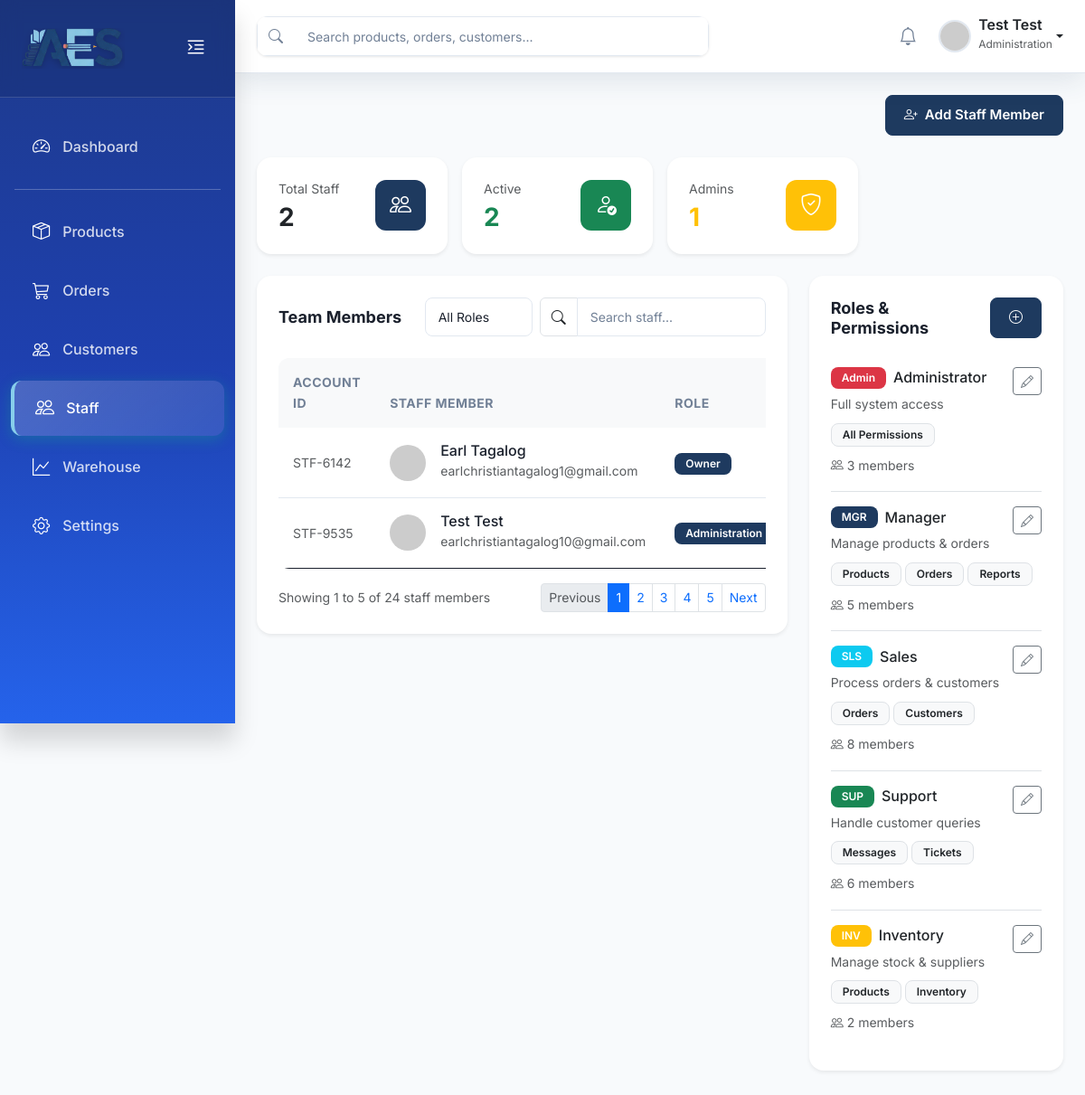
The app's page /admin/staff.php (signed in) with its own data.
### tables this page shows
CREATE TABLE `staff` (
  `id` int(11) NOT NULL,
  `first_name` varchar(50) DEFAULT NULL,
  `last_name` varchar(50) DEFAULT NULL,
  `email` varchar(100) DEFAULT NULL,
  `phone` varchar(20) DEFAULT NULL,
  `department` varchar(50) DEFAULT NULL,
  `status` enum('active','inactive') DEFAULT 'active',
  `staff_id` varchar(20) DEFAULT NULL,
  `password` varchar(255) DEFAULT NULL,
  `created_at` timestamp NOT NULL DEFAULT current_timestamp()
);

### admin/staff.php (the view, shortened to what this page needs)
<?php
include 'includes/header.php';
try {
    $total_stmt = $pdo->query("SELECT COUNT(*) FROM staff");
    $total_staff = $total_stmt->fetchColumn();
    $active_stmt = $pdo->query("SELECT COUNT(*) FROM staff WHERE status = 'active'");
    $active_staff = $active_stmt->fetchColumn();
    $admin_stmt = $pdo->query("SELECT COUNT(*) FROM staff WHERE department = 'Administration'");
    $admin_staff = $admin_stmt->fetchColumn();
    $staff_list_stmt = $pdo->query("SELECT * FROM staff ORDER BY id DESC");
    $staff_members = $staff_list_stmt->fetchAll(PDO::FETCH_ASSOC);
} catch (PDOException $e) {
    die("Database Error: " . $e->getMessage());
}
?>
<div class="container-fluid p-4">
    <div class="d-flex justify-content-end mb-4">
        <button class="btn btn-primary btn-lg" data-bs-toggle="modal" data-bs-target="#addStaffModal">
            <i class="bi bi-person-plus me-2"></i>Add Staff Member
        </button>
    </div>
    <div class="row g-3 mb-4">
        <div class="col-md-3">
            <div class="card border-0 shadow-sm h-100">
                <div class="card-body">
                    <div class="d-flex justify-content-between align-items-center">
                        <div>
                            <p class="text-muted mb-1 small">Total Staff</p>
                            <h3 class="mb-0 fw-bold"><?php echo $total_staff; ?></h3>
                        </div>
                        <div class="stat-icon bg-primary"><i class="bi bi-people text-white"></i></div>
                    </div>
                </div>
            </div>
        </div>
        <div class="col-md-3">
            <div class="card border-0 shadow-sm h-100">
                <div class="card-body">
                    <div class="d-flex justify-content-between align-items-center">
                        <div>
                            <p class="text-muted mb-1 small">Active</p>
                            <h3 class="mb-0 fw-bold text-success"><?php echo $active_staff; ?></h3>
                        </div>
                        <div class="stat-icon bg-success"><i class="bi bi-person-check text-white"></i></div>
                    </div>
                </div>
            </div>
        </div>
        <div class="col-md-3">
            <div class="card border-0 shadow-sm h-100">
                <div class="card-body">
                    <div class="d-flex justify-content-between align-items-center">
                        <div>
                            <p class="text-muted mb-1 small">Admins</p>
                            <h3 class="mb-0 fw-bold text-warning"><?php echo $admin_staff; ?></h3>
                        </div>
                        <div class="stat-icon bg-warning"><i class="bi bi-shield-check text-white"></i></div>
                    </div>
                </div>
            </div>
        </div>
    </div>
    <div class="row g-4">
        <div class="col-lg-8">
            <div class="card border-0 shadow-sm">
                <div class="card-body">
                    <div class="d-flex justify-content-between align-items-center mb-4">
                        <h5 class="card-title mb-0">Team Members</h5>
                        <div class="d-flex gap-2">
                            <select class="form-select form-select-sm" style="width: auto;">
                                <option>All Roles</option>
                            </select>
                            <div class="input-group" style="width: 250px;">
                                <span class="input-group-text bg-transparent">
                                    <i class="bi bi-search"></i>
                                </span>
                                <input type="text" class="form-control form-control-sm" placeholder="Search staff...">
                            </div>
                        </div>
                    </div>
                    <div class="table-responsive">
                        <table class="table table-hover align-middle">
                            <thead class="table-light">
                                <tr>
                                    <th>Account ID</th>
                                    <th>Staff Member</th>
                                    <th>Role</th>
                                </tr>
                            </thead>
                            <tbody>
                                <?php if (empty($staff_members)): ?>
                                    <tr>
                                        <td colspan="5" class="text-center">No staff members found.</td>
                                    </tr>
                                <?php else: ?>
                                    <?php foreach ($staff_members as $row):
                                        $fullname = $row['first_name'] . ' ' . $row['last_name'];
                                    ?>
                                        <tr>
                                            <td><small class="text-muted"><?= htmlspecialchars($row['staff_id']) ?></small></td>
                                            <td>
                                                <div class="d-flex align-items-center">
                                                    <img src="https://ui-avatars.com/api/?name=<?= urlencode($fullname) ?>&background=random&color=fff" class="rounded-circle me-3" width="40" height="40">
                                                    <div>
                                                        <h6 class="mb-0"><?= htmlspecialchars($fullname) ?></h6>
                                                        <small class="text-muted"><?= htmlspecialchars($row['email']) ?></small>
                                                    </div>
                                                </div>
                                            </td>
                                            <td><span class="badge bg-primary"><?= htmlspecialchars($row['department']) ?></span></td>
                                        </tr>
                                    <?php endforeach; ?>
                                <?php endif; ?>
                            </tbody>
                        </table>
                    </div>
                    <div class="d-flex justify-content-between align-items-center mt-3">
                        <small class="text-muted">Showing 1 to 5 of 24 staff members</small>
                        <nav>
                            <ul class="pagination pagination-sm mb-0">
                                <li class="page-item disabled">
                                    <a class="page-link" href="#">Previous</a>
                                </li>
                                <li class="page-item active"><a class="page-link" href="#">1</a></li>
                                <li class="page-item"><a class="page-link" href="#">2</a></li>
                                <li class="page-item"><a class="page-link" href="#">3</a></li>
                                <li class="page-item"><a class="page-link" href="#">4</a></li>
                                <li class="page-item"><a class="page-link" href="#">5</a></li>
                                <li class="page-item">
                                    <a class="page-link" href="#">Next</a>
                                </li>
                            </ul>
                        </nav>
                    </div>
                </div>
            </div>
        </div>
        <div class="col-lg-4">
            <div class="card border-0 shadow-sm mb-4">
                <div class="card-body">
                    <div class="d-flex justify-content-between align-items-center mb-3">
                        <h5 class="card-title mb-0">Roles & Permissions</h5>
                        <button class="btn btn-sm btn-primary" data-bs-toggle="modal" data-bs-target="#addRoleModal">
                            <i class="bi bi-plus-circle"></i>
                        </button>
                    </div>
                    <div class="list-group list-group-flush">
                        <div class="list-group-item px-0 py-3">
                            <div class="d-flex justify-content-between align-items-start mb-2">
                                <div>
                                    <h6 class="mb-1 d-flex align-items-center">
                                        <span class="badge bg-danger me-2">Admin</span>
                                        Administrator
                                    </h6>
                                    <small class="text-muted">Full system access</small>
                                </div>
                                <div class="btn-group btn-group-sm">
                                    <button class="btn btn-outline-secondary" onclick="editRole('admin')">
                                        <i class="bi bi-pencil"></i>
                                    </button>
                                </div>
                            </div>
                            <div class="d-flex gap-1 flex-wrap">
                                <span class="badge bg-light text-dark border">All Permissions</span>
                            </div>
                            <div class="mt-2">
                                <small class="text-muted"><i class="bi bi-people me-1"></i>3 members</small>
                            </div>
                        </div>
                        <div class="list-group-item px-0 py-3">
                            <div class="d-flex justify-content-between align-items-start mb-2">
                                <div>
                                    <h6 class="mb-1 d-flex align-items-center">
                                        <span class="badge bg-primary me-2">MGR</span>
                                        Manager
                                    </h6>
                                    <small class="text-muted">Manage products & orders</small>
                                </div>
                                <div class="btn-group btn-group-sm">
                                    <button class="btn btn-outline-secondary" onclick="editRole('manager')">
                                        <i class="bi bi-pencil"></i>
                                    </button>
                                </div>
                            </div>
                            <div class="d-flex gap-1 flex-wrap">
                                <span class="badge bg-light text-dark border">Products</span>
                                <span class="badge bg-light text-dark border">Orders</span>
                                <span class="badge bg-light text-dark border">Reports</span>
                            </div>
                            <div class="mt-2">
                                <small class="text-muted"><i class="bi bi-people me-1"></i>5 members</small>
                            </div>
                        </div>
                        <div class="list-group-item px-0 py-3">
                            <div class="d-flex justify-content-between align-items-start mb-2">
                                <div>
                                    <h6 class="mb-1 d-flex align-items-center">
                                        <span class="badge bg-info me-2">SLS</span>
                                        Sales
                                    </h6>
                                    <small class="text-muted">Process orders & customers</small>
                                </div>
                                <div class="btn-group btn-group-sm">
                                    <button class="btn btn-outline-secondary" onclick="editRole('sales')">
                                        <i class="bi bi-pencil"></i>
                                    </button>
                                </div>
                            </div>
                            <div class="d-flex gap-1 flex-wrap">
                                <span class="badge bg-light text-dark border">Orders</span>
                                <span class="badge bg-light text-dark border">Customers</span>
                            </div>
                            <div class="mt-2">
                                <small class="text-muted"><i class="bi bi-people me-1"></i>8 members</small>
                            </div>
                        </div>
                        <div class="list-group-item px-0 py-3">
                            <div class="d-flex justify-content-between align-items-start mb-2">
                                <div>
                                    <h6 class="mb-1 d-flex align-items-center">
                                        <span class="badge bg-success me-2">SUP</span>
                                        Support
                                    </h6>
                                    <small class="text-muted">Handle customer queries</small>
                                </div>
                                <div class="btn-group btn-group-sm">
                                    <button class="btn btn-outline-secondary" onclick="editRole('support')">
                                        <i class="bi bi-pencil"></i>
                                    </button>
                                </div>
                            </div>
                            <div class="d-flex gap-1 flex-wrap">
                                <span class="badge bg-light text-dark border">Messages</span>
                                <span class="badge bg-light text-dark border">Tickets</span>
                            </div>
                            <div class="mt-2">
                                <small class="text-muted"><i class="bi bi-people me-1"></i>6 members</small>
                            </div>
                        </div>
                        <div class="list-group-item px-0 py-3 border-0">
                            <div class="d-flex justify-content-between align-items-start mb-2">
                                <div>
                                    <h6 class="mb-1 d-flex align-items-center">
                                        <span class="badge bg-warning me-2">INV</span>
                                        Inventory
                                    </h6>
                                    <small class="text-muted">Manage stock & suppliers</small>
                                </div>
                                <div class="btn-group btn-group-sm">
                                    <button class="btn btn-outline-secondary" onclick="editRole('inventory')">
                                        <i class="bi bi-pencil"></i>
                                    </button>
                                </div>
                            </div>
                            <div class="d-flex gap-1 flex-wrap">
                                <span class="badge bg-light text-dark border">Products</span>
                                <span class="badge bg-light text-dark border">Inventory</span>
                            </div>
                            <div class="mt-2">
                                <small class="text-muted"><i class="bi bi-people me-1"></i>2 members</small>
                            </div>
                        </div>
                    </div>
                </div>
            </div>
        </div>
    </div>
</div>
</main>
<div class="toast-container position-fixed bottom-0 end-0 p-3">
</div>
<?php
include 'includes/footer.php';
?>

### records on screen
staff: staff "STF-6142", fullname "Earl Tagalog", email "earlchristiantagalog1@gmail.com", department "Owner"
staff: staff "STF-9535", fullname "Test Test", email "earlchristiantagalog10@gmail.com", department "Administration"

### other values on screen
$_SESSION['full_name'] "Test Test"
$_SESSION['dept'] "Administration"
$total_staff "2"
$active_staff "2"
$admin_staff "1"
